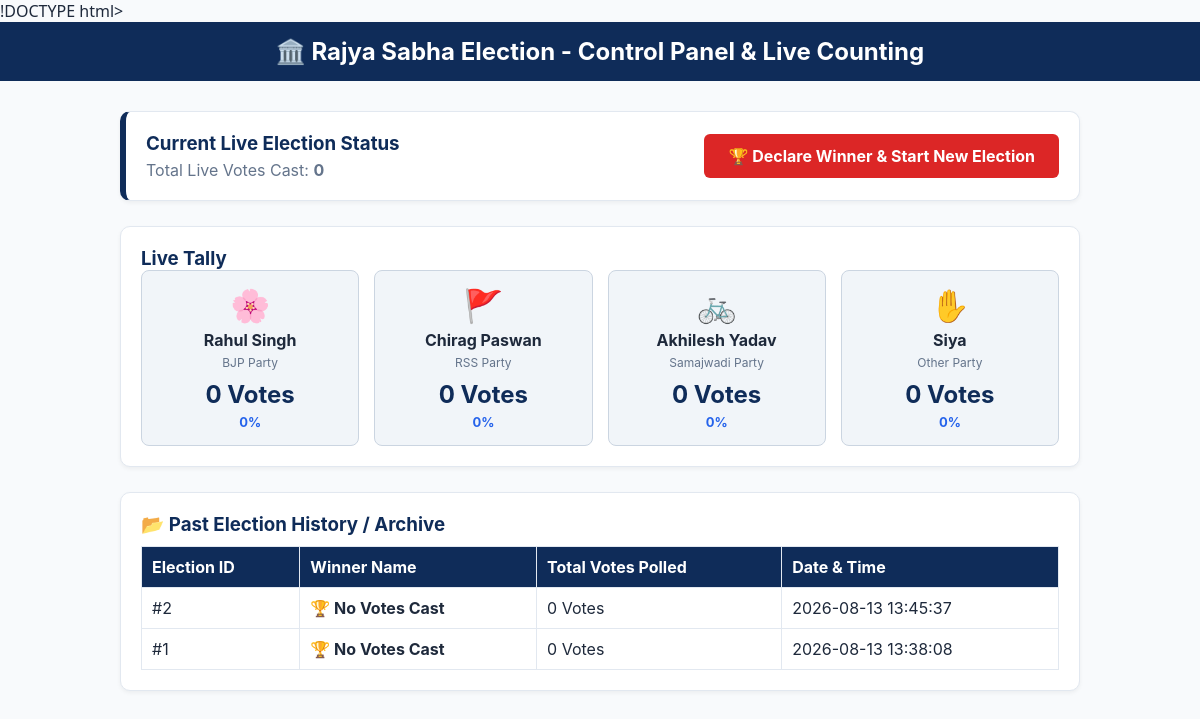
The page /admin on the database its author committed.
### tables this page shows
CREATE TABLE election_history (
            id INTEGER PRIMARY KEY AUTOINCREMENT,
            election_id INTEGER,
            winner_name TEXT,
            total_votes INTEGER,
            timestamp TEXT
        );

### app.py (the view)
@app.route("/admin")
def admin():
    conn = sqlite3.connect('database.db')
    cursor = conn.cursor()
    cursor.execute("SELECT candidate_name, COUNT(*) FROM votes GROUP BY candidate_name")
    vote_counts = dict(cursor.fetchall())
    cursor.execute("SELECT COUNT(*) FROM votes")
    total_votes = cursor.fetchone()[0]
    cursor.execute("SELECT voter_id, candidate_name, id FROM votes ORDER BY id DESC")
    voters_list = cursor.fetchall()
    cursor.execute("SELECT id, winner_name, total_votes, timestamp FROM election_history ORDER BY id DESC")
    past_elections = cursor.fetchall()
    conn.close()
    results = []
    winner = None
    max_votes = -1
    for c in CANDIDATES:
        count = vote_counts.get(c["name"], 0)
        percentage = round((count / total_votes * 100), 1) if total_votes > 0 else 0
        results.append({
            "name": c["name"],
            "party": c["party"],
            "symbol": c["symbol"],
            "votes": count,
            "percentage": percentage
        })
        if count > max_votes and count > 0:
            max_votes = count
            winner = c["name"]
    return render_template("admin.html",
                           results=results,
                           total_votes=total_votes,
                           voters_list=voters_list,
                           winner=winner,
                           past_elections=past_elections)

### templates/admin.html (shortened to what this page needs)
<html lang="en">
<head>
    <link rel="stylesheet" href="{{ url_for('static', filename='hhh.css') }}">
</head>
<body>
    <header style="background: #0f2c59; color: white; padding: 15px 0; text-align: center;">
        <h2>🏛️ Rajya Sabha Election - Control Panel & Live Counting</h2>
    </header>
    <div class="container">
        <div class="card" style="border-left: 6px solid #0f2c59; display: flex; justify-content: space-between; align-items: center;">
            <div>
                <h3 style="margin: 0; color: #0f2c59;">Current Live Election Status</h3>
                <p style="margin: 5px 0 0 0; color: #64748b;">Total Live Votes Cast: <strong>{{ total_votes }}</strong></p>
            </div>
            <form action="/reset_election" method="POST" onsubmit="return confirm('Kya aap is Election ko khatam karke Winner declare karna chahte hain? Isse purana record history me chala jayega aur naya election start ho jayega.');">
                <button type="submit" class="btn-reset">🏆 Declare Winner & Start New Election</button>
            </form>
        </div>
        <div class="card">
            <h3 style="color: #0f2c59;">Live Tally</h3>
            <div class="grid">
                {% for r in results %}
                <div style="background: #f1f5f9; padding: 15px; border-radius: 8px; text-align: center; border: 1px solid #cbd5e1;">
                    <div style="font-size: 32px;">{{ r.symbol }}</div>
                    <h4 style="margin: 5px 0;">{{ r.name }}</h4>
                    <p style="font-size: 12px; color: #64748b; margin: 0;">{{ r.party }}</p>
                    <h2 style="color: #0f2c59; margin: 10px 0 5px 0;">{{ r.votes }} Votes</h2>
                    <span style="font-size: 13px; font-weight: bold; color: #2563eb;">{{ r.percentage }}%</span>
                </div>
                {% endfor %}
            </div>
        </div>
        <div class="card">
            <h3 style="color: #0f2c59;">📂 Past Election History / Archive</h3>
            {% if past_elections %}
            <table>
                <thead>
                    <tr>
                        <th>Election ID</th>
                        <th>Winner Name</th>
                        <th>Total Votes Polled</th>
                        <th>Date & Time</th>
                    </tr>
                </thead>
                <tbody>
                    {% for pe in past_elections %}
                    <tr>
                        <td>#{{ pe[0] }}</td>
                        <td><strong>🏆 {{ pe[1] }}</strong></td>
                        <td>{{ pe[2] }} Votes</td>
                        <td>{{ pe[3] }}</td>
                    </tr>
                    {% endfor %}
                </tbody>
            </table>
            {% else %}
                <p style="color: #64748b;">Abhi tak koi purana election record archive nahi hua hai.</p>
            {% endif %}
        </div>
    </div>
</body>
</html>

### static/hhh.css (style rules this page uses)
:root { --primary-blue: #0f2c59; --secondary-blue: #1b4985; --accent-gold: #d97706; --light-bg: #f8fafc; --text-dark: #1e293b; --text-muted: #64748b; --border-color: #cbd5e1; }
* { margin: 0; padding: 0; box-sizing: border-box; font-family: 'Inter', system-ui, sans-serif; }
body { background-color: var(--light-bg); color: var(--text-dark); }
.container { max-width: 1200px; margin: 0 auto; padding: 0 20px; }

### templates/admin.html (style rules this page uses)
body { font-family: 'Segoe UI', Tahoma, Geneva, Verdana, sans-serif; background: #f8fafc; color: #1e293b; margin:0; padding:0; }
.container { max-width: 1000px; margin: 30px auto; padding: 0 20px; }
.card { background: white; border-radius: 10px; padding: 20px; border: 1px solid #e2e8f0; margin-bottom: 25px; box-shadow: 0 2px 4px rgba(0,0,0,0.05); }
.grid { display: grid; grid-template-columns: repeat(auto-fit, minmax(200px, 1fr)); gap: 15px; }
.btn-reset { background: #dc2626; color: white; border: none; padding: 12px 24px; font-size: 16px; font-weight: bold; border-radius: 6px; cursor: pointer; }
table { width: 100%; border-collapse: collapse; margin-top: 10px; }
th, td { border: 1px solid #e2e8f0; padding: 10px; text-align: left; }
th { background: #0f2c59; color: white; }

### rows shown on the page
election_history: id "2", winner_name "No Votes Cast", total_votes "0", timestamp "2026-08-13 13:45:37"
election_history: id "1", winner_name "No Votes Cast", total_votes "0", timestamp "2026-08-13 13:38:08"

### other values the page prints
{{ total_votes }} "0"
{{ r.symbol }} "🌸" "🚩" "🚲" "✋"
{{ r.name }} "Rahul Singh" "Chirag Paswan" "Akhilesh Yadav" "Siya"
{{ r.party }} "BJP Party" "RSS Party" "Samajwadi Party" "Other Party"
{{ r.votes }} "0" "0" "0" "0"
{{ r.percentage }} "0" "0" "0" "0"
